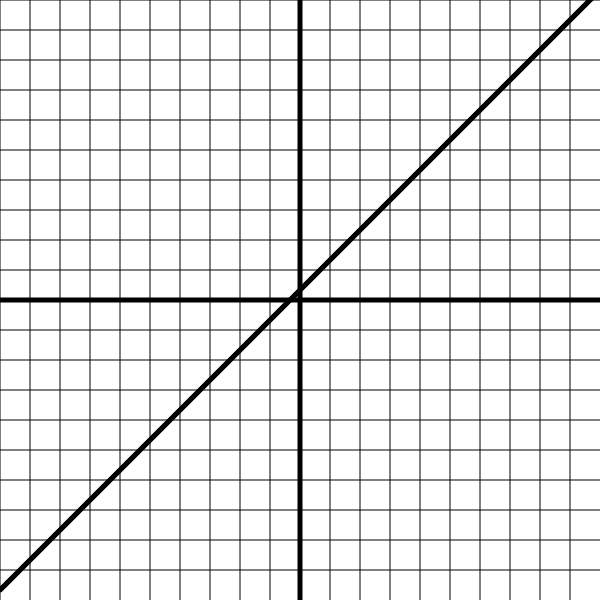
Frame 1 (no input)
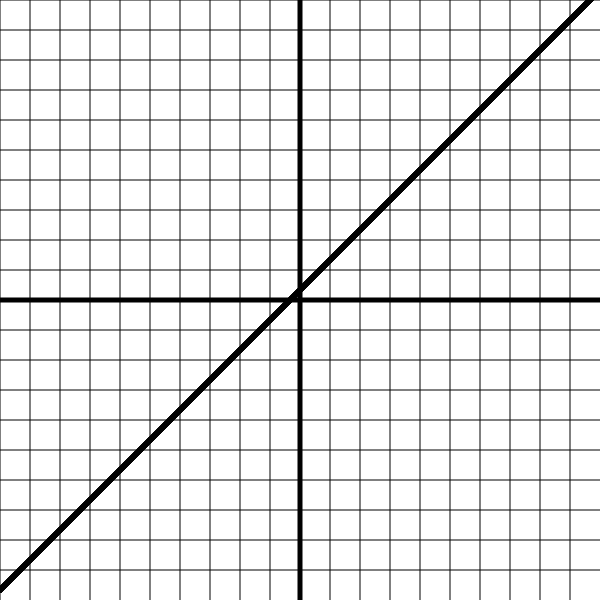
Frame 60 (no input)
Frame 120 (the mouse pressed at the canvas centre since frame 60): identical to frame 60, image omitted

The p5.js sketch that drew these frames (run headless with seeded random() and noise() and a simulated clock; from frame 60 on, the mouse is pressed at the canvas centre):

// p5.js sketch
// ── sketch.js
let grafX = 300;
let grafY = 300;
let b = 10;
let a = 1;
function setup() {
  createCanvas(600, 600);
  //background(220);
  for (let i = 0; i < 20; i++) {
    line((i * width) / 20, 0, (i * width) / 20, height);
  }
  for (let i = 0; i < 20; i++) {
    line(0, (i * height) / 20, width, (i * height) / 20);
  }
  strokeWeight(5);
  line(0, 300, 600, 300);
  line(300, 0, 300, 600);
}

function draw() {
  for (let i = 0; i < width; i++) {
    point(i, -i * a + 600 - b);
  }
}
